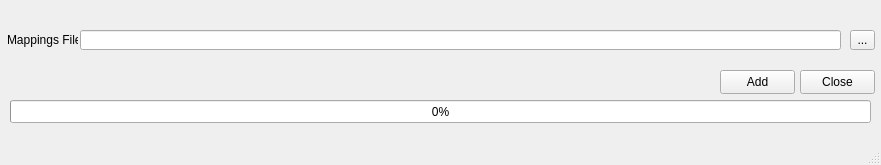
<?xml version="1.0" encoding="UTF-8"?>
<ui version="4.0">
 <class>MainWindow</class>
 <widget class="QMainWindow" name="MainWindow">
  <property name="geometry">
   <rect>
    <x>0</x>
    <y>0</y>
    <width>881</width>
    <height>165</height>
   </rect>
  </property>
  <property name="windowTitle">
   <string>Add Characters</string>
  </property>
  <widget class="QWidget" name="centralwidget">
   <widget class="QLineEdit" name="pathBox">
    <property name="geometry">
     <rect>
      <x>80</x>
      <y>30</y>
      <width>761</width>
      <height>20</height>
     </rect>
    </property>
   </widget>
   <widget class="QLabel" name="label">
    <property name="geometry">
     <rect>
      <x>7</x>
      <y>32</y>
      <width>71</width>
      <height>16</height>
     </rect>
    </property>
    <property name="text">
     <string>Mappings File:</string>
    </property>
   </widget>
   <widget class="QToolButton" name="browseButton">
    <property name="geometry">
     <rect>
      <x>850</x>
      <y>30</y>
      <width>25</width>
      <height>20</height>
     </rect>
    </property>
    <property name="text">
     <string>...</string>
    </property>
   </widget>
   <widget class="QPushButton" name="createButton">
    <property name="geometry">
     <rect>
      <x>720</x>
      <y>70</y>
      <width>75</width>
      <height>24</height>
     </rect>
    </property>
    <property name="text">
     <string>Add</string>
    </property>
   </widget>
   <widget class="QPushButton" name="pushButton_2">
    <property name="geometry">
     <rect>
      <x>800</x>
      <y>70</y>
      <width>75</width>
      <height>24</height>
     </rect>
    </property>
    <property name="text">
     <string>Close</string>
    </property>
   </widget>
   <widget class="QProgressBar" name="progressBar">
    <property name="geometry">
     <rect>
      <x>10</x>
      <y>100</y>
      <width>861</width>
      <height>23</height>
     </rect>
    </property>
    <property name="value">
     <number>0</number>
    </property>
   </widget>
  </widget>
  <widget class="QMenuBar" name="menubar">
   <property name="geometry">
    <rect>
     <x>0</x>
     <y>0</y>
     <width>881</width>
     <height>19</height>
    </rect>
   </property>
  </widget>
  <widget class="QStatusBar" name="statusbar"/>
 </widget>
 <resources/>
 <connections>
  <connection>
   <sender>pushButton_2</sender>
   <signal>clicked()</signal>
   <receiver>MainWindow</receiver>
   <slot>close()</slot>
   <hints>
    <hint type="sourcelabel">
     <x>815</x>
     <y>101</y>
    </hint>
    <hint type="destinationlabel">
     <x>626</x>
     <y>87</y>
    </hint>
   </hints>
  </connection>
 </connections>
</ui>
